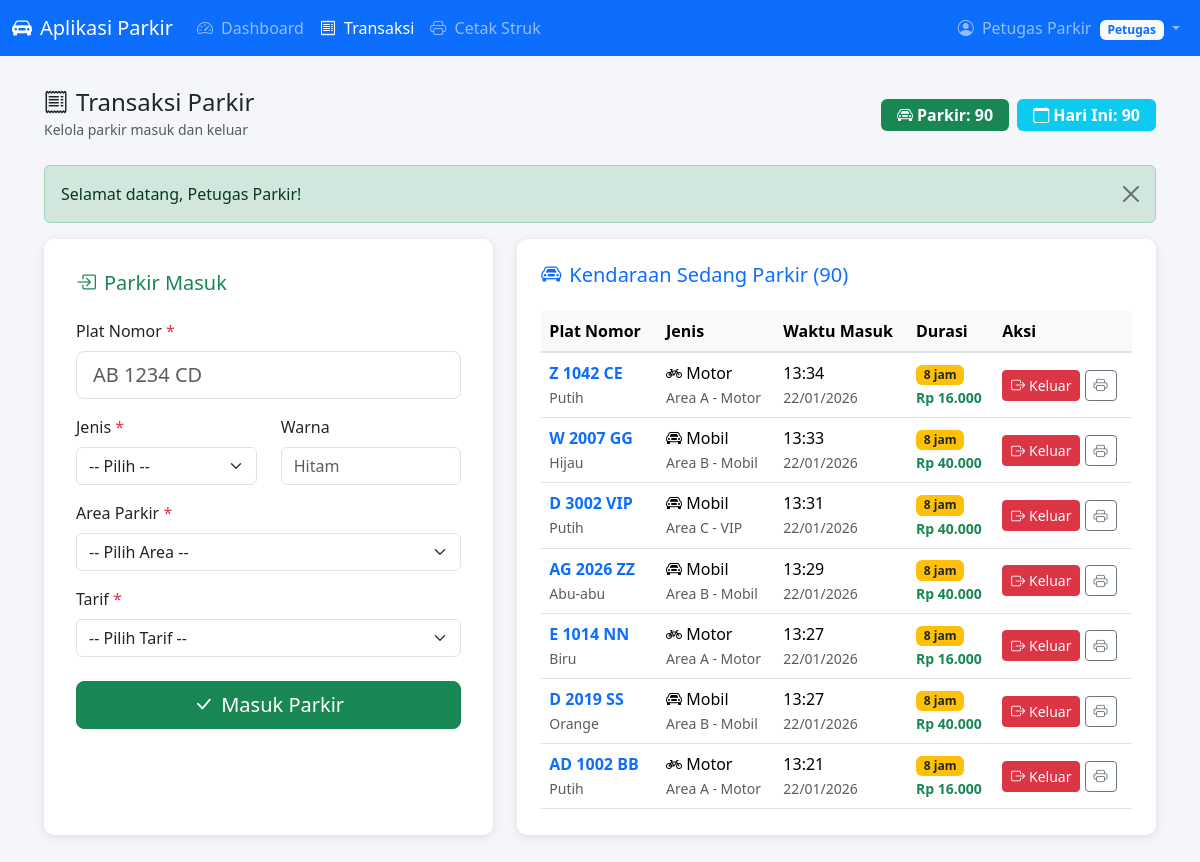
Screenshot of /pages/petugas/transaksi.php (signed in) with the database file from the repository.
### tables this page shows
CREATE TABLE tb_transaksi (
    id_parkir INT(11) NOT NULL AUTO_INCREMENT,
    id_kendaraan INT(11) NOT NULL,
    waktu_masuk DATETIME NOT NULL,
    waktu_keluar DATETIME,
    id_tarif INT(11) NOT NULL,
    durasi_jam INT(5) DEFAULT 0,
    biaya_total DECIMAL(10, 0) DEFAULT 0,
    status ENUM('masuk', 'keluar') NOT NULL DEFAULT 'masuk',
    id_user INT(11) NOT NULL,
    id_area INT(11) NOT NULL,
    PRIMARY KEY (id_parkir),
    CONSTRAINT fk_transaksi_kendaraan 
        FOREIGN KEY (id_kendaraan) REFERENCES tb_kendaraan(id_kendaraan)
        ON DELETE RESTRICT ON UPDATE CASCADE,
    CONSTRAINT fk_transaksi_tarif 
        FOREIGN KEY (id_tarif) REFERENCES tb_tarif(id_tarif)
        ON DELETE RESTRICT ON UPDATE CASCADE,
    CONSTRAINT fk_transaksi_user 
        FOREIGN KEY (id_user) REFERENCES tb_user(id_user)
        ON DELETE RESTRICT ON UPDATE CASCADE,
    CONSTRAINT fk_transaksi_area 
        FOREIGN KEY (id_area) REFERENCES tb_area_parkir(id_area)
        ON DELETE RESTRICT ON UPDATE CASCADE
);

CREATE TABLE tb_kendaraan (
    id_kendaraan INT(11) NOT NULL AUTO_INCREMENT,
    plat_nomor VARCHAR(15) NOT NULL,
    jenis_kendaraan VARCHAR(20) NOT NULL,
    warna VARCHAR(20),
    pemilik VARCHAR(100),
    id_user INT(11),
    PRIMARY KEY (id_kendaraan),
    CONSTRAINT fk_kendaraan_user 
        FOREIGN KEY (id_user) REFERENCES tb_user(id_user)
        ON DELETE SET NULL ON UPDATE CASCADE
);

CREATE TABLE tb_area_parkir (
    id_area INT(11) NOT NULL AUTO_INCREMENT,
    nama_area VARCHAR(50) NOT NULL,
    kapasitas INT(5) NOT NULL,
    terisi INT(5) NOT NULL DEFAULT 0,
    PRIMARY KEY (id_area)
);

CREATE TABLE tb_tarif (
    id_tarif INT(11) NOT NULL AUTO_INCREMENT,
    jenis_kendaraan ENUM('motor', 'mobil', 'lainnya') NOT NULL,
    tarif_per_jam DECIMAL(10, 0) NOT NULL,
    PRIMARY KEY (id_tarif)
);

### pages/petugas/transaksi.php (the view, shortened to what this page needs)
<?php
require_once __DIR__ . '/../../includes/auth_check.php';
$parkirAktif = mysqli_query($conn,
    "SELECT t.*, k.plat_nomor, k.jenis_kendaraan, k.warna, a.nama_area, tf.tarif_per_jam
     FROM tb_transaksi t
     JOIN tb_kendaraan k ON t.id_kendaraan = k.id_kendaraan
     JOIN tb_area_parkir a ON t.id_area = a.id_area
     JOIN tb_tarif tf ON t.id_tarif = tf.id_tarif
     WHERE t.status = 'masuk'
     ORDER BY t.waktu_masuk DESC"
);
$totalParkir = mysqli_fetch_assoc(mysqli_query($conn, "SELECT COUNT(*) as total FROM tb_transaksi WHERE status = 'masuk'"))['total'];
$transaksiHariIni = mysqli_fetch_assoc(mysqli_query($conn, "SELECT COUNT(*) as total FROM tb_transaksi WHERE DATE(waktu_masuk) = CURDATE()"))['total'];
include __DIR__ . '/../../includes/header.php';
include __DIR__ . '/../../includes/navbar.php';
?>
<div class="main-content">
    <div class="container-fluid">
        <div class="d-flex justify-content-between align-items-center mb-4">
            <div>
                <h4 class="mb-0"><i class="bi bi-receipt me-2"></i>Transaksi Parkir</h4>
                <small class="text-muted">Kelola parkir masuk dan keluar</small>
            </div>
            <div class="d-flex gap-2">
                <span class="badge bg-success fs-6 py-2 px-3">
                    <i class="bi bi-car-front me-1"></i>Parkir: <?= $totalParkir ?>
                </span>
                <span class="badge bg-info fs-6 py-2 px-3">
                    <i class="bi bi-calendar me-1"></i>Hari Ini: <?= $transaksiHariIni ?>
                </span>
            </div>
        </div>
        <?= getFlash() ?>
        <div class="row g-4">
            <div class="col-lg-5">
                <div class="form-container h-100">
                    <h5 class="mb-4 text-success">
                        <i class="bi bi-box-arrow-in-right me-2"></i>Parkir Masuk
                    </h5>
                    <form method="POST" action="">
                        <div class="mb-3">
                            <label for="plat_nomor" class="form-label">Plat Nomor <span class="text-danger">*</span></label>
                            <input type="text" class="form-control form-control-lg text-uppercase" id="plat_nomor"
                                   name="plat_nomor" placeholder="AB 1234 CD" required autofocus>
                        </div>
                        <div class="row">
                            <div class="col-md-6 mb-3">
                                <label for="jenis_kendaraan" class="form-label">Jenis <span class="text-danger">*</span></label>
                                <select class="form-select" id="jenis_kendaraan" name="jenis_kendaraan" required onchange="updateTarif()">
                                    <option value="">-- Pilih --</option>
                                </select>
                            </div>
                            <div class="col-md-6 mb-3">
                                <label for="warna" class="form-label">Warna</label>
                                <input type="text" class="form-control" id="warna" name="warna" placeholder="Hitam">
                            </div>
                        </div>
                        <div class="mb-3">
                            <label for="id_area" class="form-label">Area Parkir <span class="text-danger">*</span></label>
                            <select class="form-select" id="id_area" name="id_area" required>
                                <option value="">-- Pilih Area --</option>
                            </select>
                        </div>
                        <div class="mb-4">
                            <label for="id_tarif" class="form-label">Tarif <span class="text-danger">*</span></label>
                            <select class="form-select" id="id_tarif" name="id_tarif" required>
                                <option value="">-- Pilih Tarif --</option>
                            </select>
                        </div>
                        <button type="submit" class="btn btn-success btn-lg w-100">
                            <i class="bi bi-check-lg me-2"></i>Masuk Parkir
                        </button>
                    </form>
                </div>
            </div>
            <div class="col-lg-7">
                <div class="table-container h-100">
                    <h5 class="mb-4 text-primary">
                        <i class="bi bi-car-front me-2"></i>Kendaraan Sedang Parkir (<?= mysqli_num_rows($parkirAktif) ?>)
                    </h5>
                    <div class="table-responsive" style="max-height: 500px; overflow-y: auto;">
                        <table class="table table-hover align-middle">
                            <thead class="sticky-top bg-light">
                                <tr>
                                    <th>Plat Nomor</th>
                                    <th>Jenis</th>
                                    <th>Waktu Masuk</th>
                                    <th>Durasi</th>
                                    <th>Aksi</th>
                                </tr>
                            </thead>
                            <tbody>
                                <?php while ($row = mysqli_fetch_assoc($parkirAktif)):
                                    $durasiSekarang = hitungDurasi($row['waktu_masuk'], date('Y-m-d H:i:s'));
                                    $estimasiBiaya = $durasiSekarang * $row['tarif_per_jam'];
                                ?>
                                <tr>
                                    <td>
                                        <strong class="text-primary"><?= escape($row['plat_nomor']) ?></strong>
                                        <br><small class="text-muted"><?= escape($row['warna']) ?></small>
                                    </td>
                                    <td>
                                        <?php
                                        $icon = match($row['jenis_kendaraan']) {
                                            'motor' => 'bi-bicycle',
                                            'mobil' => 'bi-car-front',
                                            default => 'bi-truck'
                                        };
                                        ?>
                                        <i class="bi <?= $icon ?>"></i> <?= ucfirst($row['jenis_kendaraan']) ?>
                                        <br><small class="text-muted"><?= escape($row['nama_area']) ?></small>
                                    </td>
                                    <td>
                                        <?= date('H:i', strtotime($row['waktu_masuk'])) ?>
                                        <br><small class="text-muted"><?= date('d/m/Y', strtotime($row['waktu_masuk'])) ?></small>
                                    </td>
                                    <td>
                                        <span class="badge bg-warning text-dark"><?= $durasiSekarang ?> jam</span>
                                        <br><small class="text-success fw-bold"><?= formatRupiah($estimasiBiaya) ?></small>
                                    </td>
                                    <td>
                                        <form method="POST" action="" class="d-inline" onsubmit="return confirm('Proses parkir keluar?')">
                                            <button type="submit" class="btn btn-danger btn-sm">
                                                <i class="bi bi-box-arrow-right"></i> Keluar
                                            </button>
                                        </form>
                                        <a href="<?= APP_URL ?>/pages/petugas/struk.php?id=<?= $row['id_parkir'] ?>" class="btn btn-outline-secondary btn-sm">
                                            <i class="bi bi-printer"></i>
                                        </a>
                                    </td>
                                </tr>
                                <?php endwhile; ?>
                            </tbody>
                        </table>
                    </div>
                </div>
            </div>
        </div>
    </div>
</div>
<?php include __DIR__ . '/../../includes/footer.php'; ?>

### assets/css/style.css (style rules this page uses)
:root { --primary-color: #0d6efd; --secondary-color: #6c757d; --success-color: #198754; --danger-color: #dc3545; --warning-color: #ffc107; --info-color: #0dcaf0; --light-color: #f8f9fa; --dark-color: #212529; }
body { font-family: 'Segoe UI', Tahoma, Geneva, Verdana, sans-serif; background-color: #f4f6f9; min-height: 100vh; }
.main-content { padding: 2rem; }
.table-container { background: white; border-radius: 10px; box-shadow: 0 2px 10px rgba(0, 0, 0, 0.1); padding: 1.5rem; }
.table thead th { background-color: #f8f9fa; border-bottom: 2px solid #dee2e6; font-weight: 600; }
.form-container { background: white; border-radius: 10px; box-shadow: 0 2px 10px rgba(0, 0, 0, 0.1); padding: 2rem; }

### rows the page displays
tb_transaksi: id_kendaraan.plat_nomor "Z 1042 CE", id_kendaraan.warna "Putih", id_kendaraan.jenis_kendaraan "Motor", id_area.nama_area "Area A - Motor", waktu_masuk "13:34", waktu_masuk "22/01/2026", waktu_masuk "8", waktu_masuk.tarif_per_jam "Rp 16.000"
tb_transaksi: id_kendaraan.plat_nomor "W 2007 GG", id_kendaraan.warna "Hijau", id_kendaraan.jenis_kendaraan "Mobil", id_area.nama_area "Area B - Mobil", waktu_masuk "13:33", waktu_masuk "22/01/2026", waktu_masuk "8", waktu_masuk.tarif_per_jam "Rp 40.000"
tb_transaksi: id_kendaraan.plat_nomor "D 3002 VIP", id_kendaraan.warna "Putih", id_kendaraan.jenis_kendaraan "Mobil", id_area.nama_area "Area C - VIP", waktu_masuk "13:31", waktu_masuk "22/01/2026", waktu_masuk "8", waktu_masuk.tarif_per_jam "Rp 40.000"
tb_transaksi: id_kendaraan.plat_nomor "AG 2026 ZZ", id_kendaraan.warna "Abu-abu", id_kendaraan.jenis_kendaraan "Mobil", id_area.nama_area "Area B - Mobil", waktu_masuk "13:29", waktu_masuk "22/01/2026", waktu_masuk "8", waktu_masuk.tarif_per_jam "Rp 40.000"
tb_transaksi: id_kendaraan.plat_nomor "E 1014 NN", id_kendaraan.warna "Biru", id_kendaraan.jenis_kendaraan "Motor", id_area.nama_area "Area A - Motor", waktu_masuk "13:27", waktu_masuk "22/01/2026", waktu_masuk "8", waktu_masuk.tarif_per_jam "Rp 16.000"
tb_transaksi: id_kendaraan.plat_nomor "D 2019 SS", id_kendaraan.warna "Orange", id_kendaraan.jenis_kendaraan "Mobil", id_area.nama_area "Area B - Mobil", waktu_masuk "13:27", waktu_masuk "22/01/2026", waktu_masuk "8", waktu_masuk.tarif_per_jam "Rp 40.000"
tb_transaksi: id_kendaraan.plat_nomor "AD 1002 BB", id_kendaraan.warna "Putih", id_kendaraan.jenis_kendaraan "Motor", id_area.nama_area "Area A - Motor", waktu_masuk "13:21", waktu_masuk "22/01/2026", waktu_masuk "8", waktu_masuk.tarif_per_jam "Rp 16.000"

### other values shown
APP_NAME "Aplikasi Parkir"
currentUser('nama_lengkap') "Petugas Parkir"
$userRole "Petugas"
$totalParkir "90"
$transaksiHariIni "90"
$flash['message'] "Selamat datang, Petugas Parkir!"
mysqli_num_rows($parkirAktif) "90"
